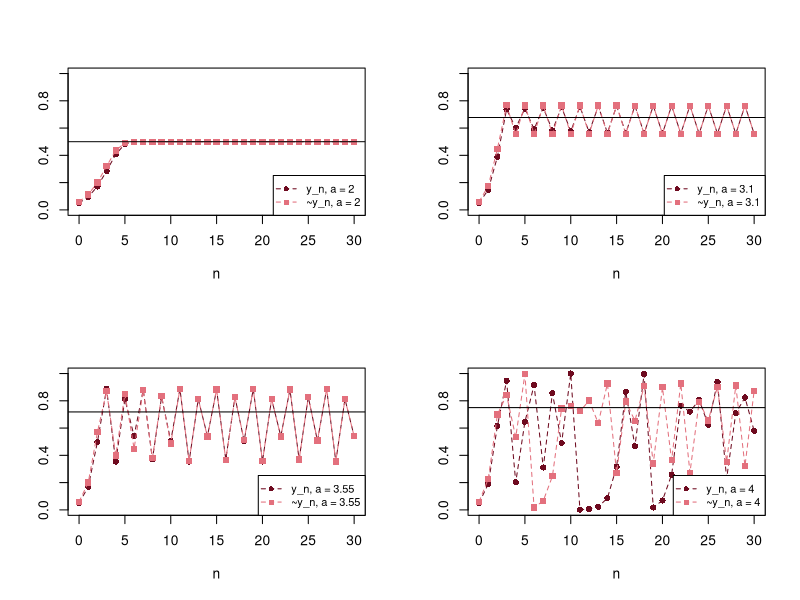

Write R code to recreate this figure.
# Fig. 1.24: Sensitivity to the initial value (book, Section 1.3, Eq. 1.28)
# y_{n+1} = a y_n (1 - y_n) with y_0 = 0.05 and ~y_0 = 0.06 for a = 2, 3.1, 3.55, 4
# (c) 2026 Philipp Kügler · Program for the book "Dynamical Systems in the Life Sciences" · MIT License (see LICENSE)
N <- 30
n <- 0:N
par(mfrow = c(2, 2))
for (a in c(2, 3.1, 3.55, 4)) {
  y <- numeric(N + 1); yt <- numeric(N + 1)
  y[1] <- 0.05; yt[1] <- 0.06
  for (k in 1:N) {
    y[k + 1] <- a * y[k] * (1 - y[k])
    yt[k + 1] <- a * yt[k] * (1 - yt[k])
  }
  plot(n, y, type = "o", lty = 2, pch = 16, col = rgb(0.43, 0.04, 0.12), ylim = c(0, 1), xlab = "n", ylab = "")
  lines(n, yt, type = "o", lty = 2, pch = 15, col = rgb(0.89, 0.44, 0.49))
  abline(h = 1 - 1/a)
  legend("bottomright", legend = c(sprintf("y_n, a = %g", a), sprintf("~y_n, a = %g", a)),
         col = c(rgb(0.43, 0.04, 0.12), rgb(0.89, 0.44, 0.49)), pch = c(16, 15), lty = 2, cex = 0.8)
  cat(sprintf("a = %g:  |y_30 - ~y_30| = %.4f\n", a, abs(y[N + 1] - yt[N + 1])))
}
